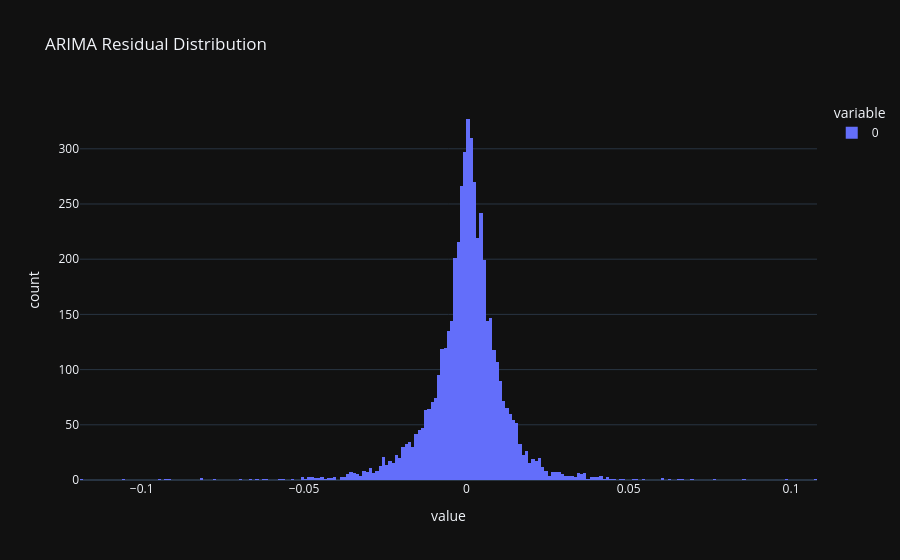

The code cell stored with this chart in its notebook:
### Code cell
# Residual Distribution

residuals.plot.hist(
    bins = 50,
    title = 'ARIMA Residual Distribution'
)

### Figure 1 — Plotly figure (JSON) as saved in the notebook; plotly's stock layout.template omitted (floating-point values rounded to 4 significant figures; data arrays with more than 128 entries replaced by an {"elided": "..."} marker saying what was removed)
{"data": [{"bingroup": "x", "hovertemplate": "variable=0<br>value=%{x}<br>count=%{y}<extra></extra>", "legendgroup": "0", "marker": {"color": "#636efa", "pattern": {"shape": ""}}, "name": "0", "orientation": "v", "showlegend": true, "type": "histogram", "x": {"elided": "5109 float values"}, "xaxis": "x", "yaxis": "y"}], "layout": {"barmode": "relative", "legend": {"title": {"text": "variable"}, "tracegroupgap": 0}, "title": {"text": "ARIMA Residual Distribution"}, "xaxis": {"anchor": "y", "domain": [0, 1], "title": {"text": "value"}}, "yaxis": {"anchor": "x", "domain": [0, 1], "title": {"text": "count"}}}}
